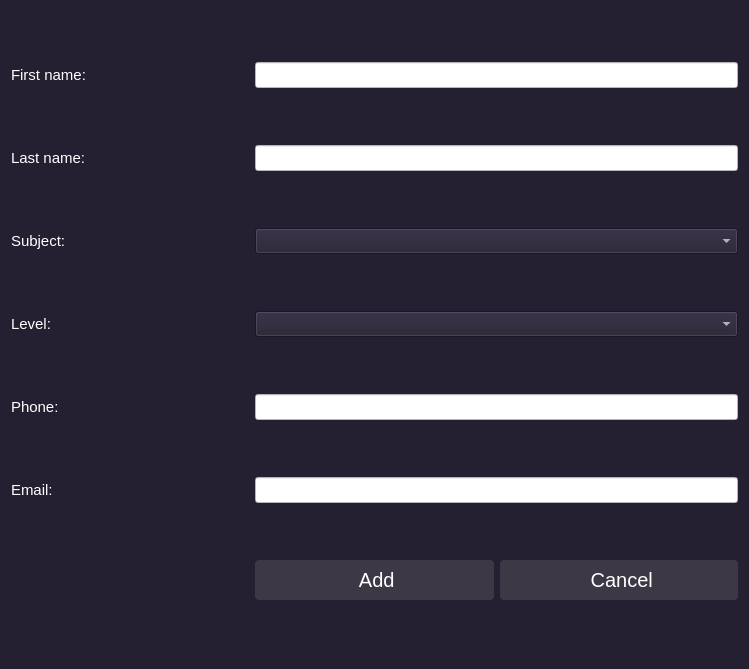
<?xml version="1.0" encoding="UTF-8"?>
<ui version="4.0">
 <class>teacher_add_form</class>
 <widget class="QWidget" name="teacher_add_form">
  <property name="geometry">
   <rect>
    <x>0</x>
    <y>0</y>
    <width>749</width>
    <height>669</height>
   </rect>
  </property>
  <property name="windowTitle">
   <string>Form</string>
  </property>
  <property name="styleSheet">
   <string notr="true">QWidget{
background-color:rgb(36, 31, 49);
color:rgb(255, 255, 255);
font-size:15px
}
            QPushButton {
                background-color: rgb(61, 56, 70);
                color:rgb(255, 255, 255);
                border: none;
                padding: 8px 16px;
                border-radius: 4px;
					font-size:20px
            }
            QPushButton:hover {
                background-color:rgb(192, 191, 188);
					color:black;
            }
QPushButton:disabled {
    background-color: rgb(222, 221, 218); /* Change the disabled color as desired */
}
QToolButton:pressed {
    background-color: rgb(153, 193, 241);  /* Change the pressed color as desired */
}
            QToolButton {
                background-color: rgb(53, 132, 228);
                color:black;
                border: none;
                padding: 8px 16px;
                border-radius: 4px;
            }
            QToolButton:hover {
                background-color:rgb(246, 245, 244);
					color:black;
            }
QToolButton:disabled {
    background-color: rgb(222, 221, 218); /* Change the disabled color as desired */
}
QPushButton:pressed {
    background-color: rgb(153, 193, 241);  /* Change the pressed color as desired */
}

</string>
  </property>
  <layout class="QGridLayout" name="gridLayout">
   <item row="0" column="0">
    <widget class="QLabel" name="label">
     <property name="text">
      <string>First name:</string>
     </property>
    </widget>
   </item>
   <item row="0" column="1" colspan="2">
    <widget class="QLineEdit" name="firstname_input">
     <property name="styleSheet">
      <string notr="true">background-color: rgb(255, 255, 255);
color: rgb(0, 0, 0);</string>
     </property>
    </widget>
   </item>
   <item row="1" column="0">
    <widget class="QLabel" name="label_2">
     <property name="text">
      <string>Last name:</string>
     </property>
    </widget>
   </item>
   <item row="1" column="1" colspan="2">
    <widget class="QLineEdit" name="lastname_input">
     <property name="styleSheet">
      <string notr="true">background-color: rgb(255, 255, 255);
color: rgb(0, 0, 0);</string>
     </property>
    </widget>
   </item>
   <item row="2" column="0">
    <widget class="QLabel" name="label_3">
     <property name="text">
      <string>Subject:</string>
     </property>
    </widget>
   </item>
   <item row="2" column="1" colspan="2">
    <widget class="QComboBox" name="subject_comboBox"/>
   </item>
   <item row="3" column="0">
    <widget class="QLabel" name="label_4">
     <property name="text">
      <string>Level:</string>
     </property>
    </widget>
   </item>
   <item row="3" column="1" colspan="2">
    <widget class="QComboBox" name="level_combobox"/>
   </item>
   <item row="4" column="0">
    <widget class="QLabel" name="label_6">
     <property name="text">
      <string>Phone:</string>
     </property>
    </widget>
   </item>
   <item row="4" column="1" colspan="2">
    <widget class="QLineEdit" name="phone_input">
     <property name="styleSheet">
      <string notr="true">background-color: rgb(255, 255, 255);
color: rgb(0, 0, 0);</string>
     </property>
    </widget>
   </item>
   <item row="5" column="0">
    <widget class="QLabel" name="label_5">
     <property name="text">
      <string>Email:</string>
     </property>
    </widget>
   </item>
   <item row="5" column="1" colspan="2">
    <widget class="QLineEdit" name="email_input">
     <property name="styleSheet">
      <string notr="true">color: rgb(0, 0, 0);
background-color: rgb(255, 255, 255);</string>
     </property>
    </widget>
   </item>
   <item row="6" column="1">
    <widget class="QPushButton" name="add_button">
     <property name="styleSheet">
      <string notr="true">QPushButton {
    background-color:rgb(61, 56, 70);
	
	color: rgb(255, 255, 255);
	font-size: 20px

}

QPushButton:hover {
    background-color: rgb(119, 118, 123);  /* Change the hover color as desired */
}

QPushButton:pressed {
    background-color: rgb(192, 191, 188);  /* Change the pressed color as desired */
}

QPushButton:disabled {
    background-color: rgb(222, 221, 218); /* Change the disabled color as desired */
}</string>
     </property>
     <property name="text">
      <string> Add</string>
     </property>
     <property name="icon">
      <iconset>
       <normaloff>../../icons/ok.png</normaloff>../../icons/ok.png</iconset>
     </property>
     <property name="iconSize">
      <size>
       <width>30</width>
       <height>30</height>
      </size>
     </property>
    </widget>
   </item>
   <item row="6" column="2">
    <widget class="QPushButton" name="Cancel_button">
     <property name="styleSheet">
      <string notr="true">QPushButton {
    background-color:rgb(61, 56, 70);
	
	color: rgb(255, 255, 255);
	font-size: 20px

}

QPushButton:hover {
    background-color: rgb(119, 118, 123);  /* Change the hover color as desired */
}

QPushButton:pressed {
    background-color: rgb(192, 191, 188);  /* Change the pressed color as desired */
}

QPushButton:disabled {
    background-color: rgb(222, 221, 218); /* Change the disabled color as desired */
}</string>
     </property>
     <property name="text">
      <string> Cancel</string>
     </property>
     <property name="icon">
      <iconset>
       <normaloff>../../icons/cancel.png</normaloff>../../icons/cancel.png</iconset>
     </property>
     <property name="iconSize">
      <size>
       <width>30</width>
       <height>30</height>
      </size>
     </property>
    </widget>
   </item>
  </layout>
 </widget>
 <resources/>
 <connections/>
</ui>
